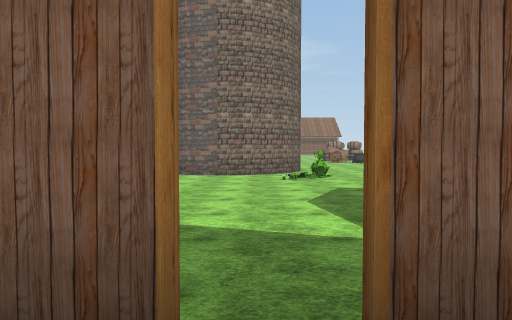
View 1 (above)

21 first-person views from a walk through a Unity game level. The camera is 1.3 m above the floor, tilts 2° down and sees 70° across. The floor is counted in squares, 2 m on a side. Each view is taken from the middle of a square. On the plan, view 1 faces up. The plan holds only what a view shows up to about 11 squares ahead; the rest is blank. The place goes on beyond the plan. The terrain is drawn as flat ground. The player is left out. Some surface patterns are stand-ins.

View 2
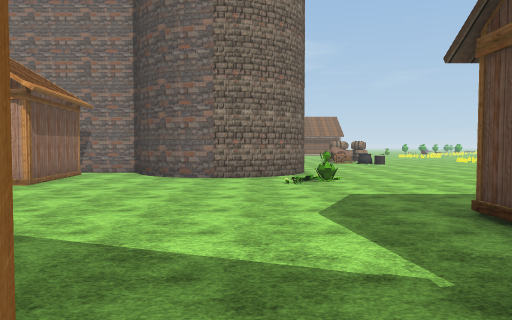

View 3
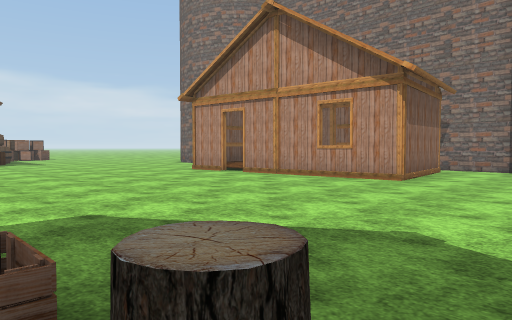

View 4
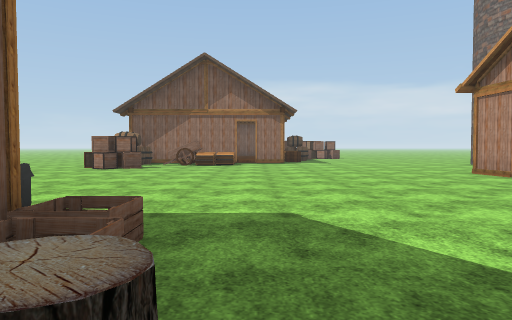

View 5
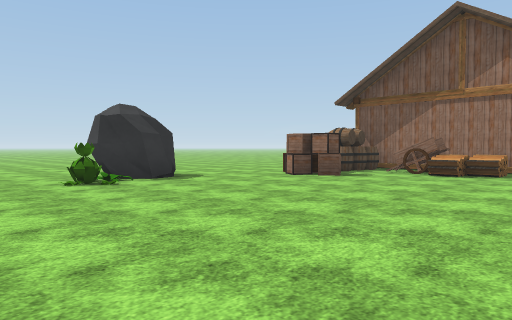

View 6
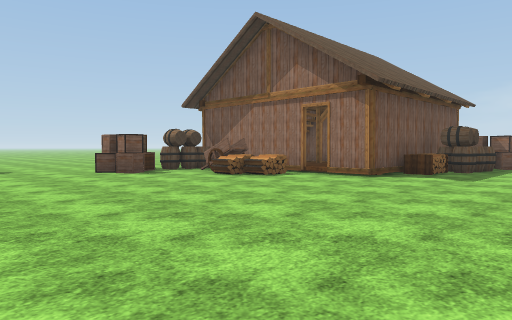

View 7
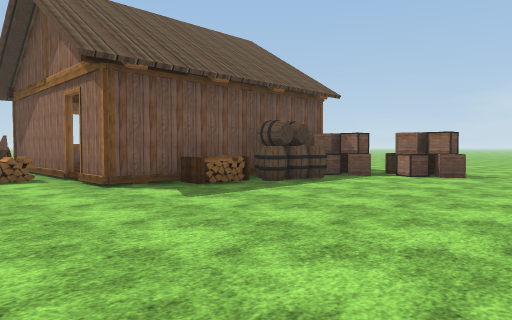

View 8
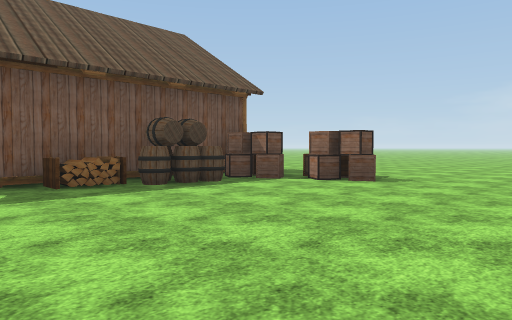

View 9
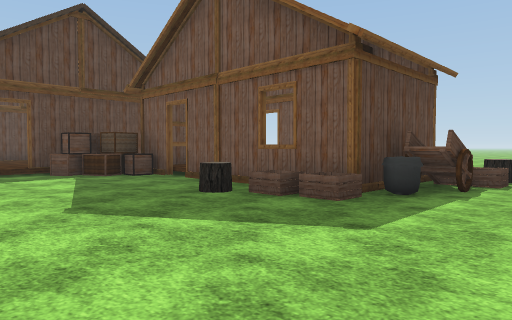

View 10
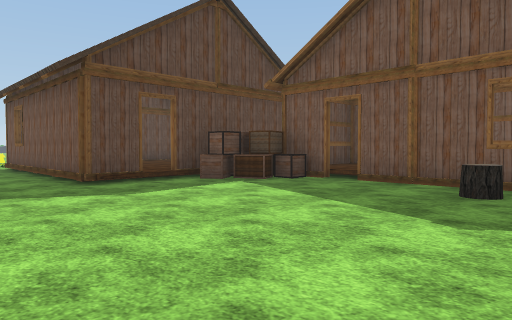

View 11
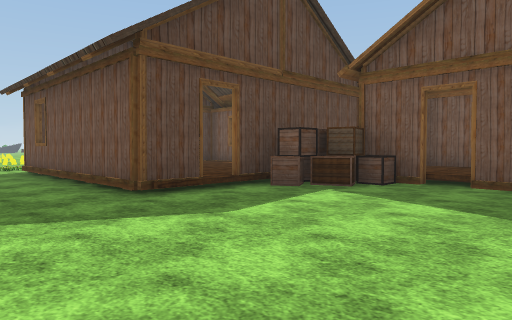

View 12
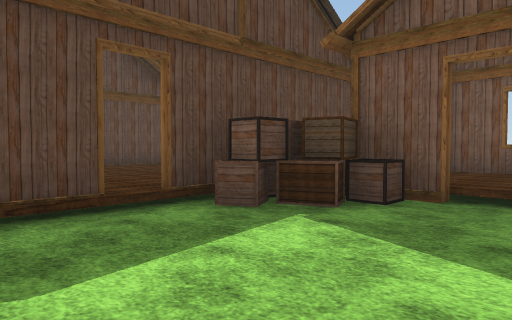

View 13
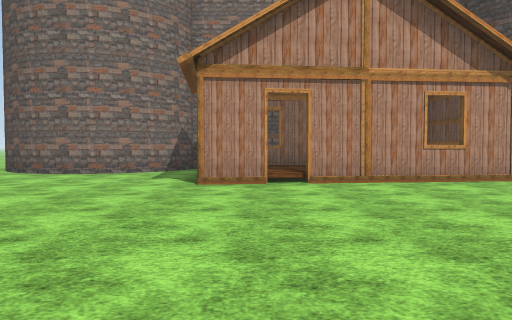

View 14
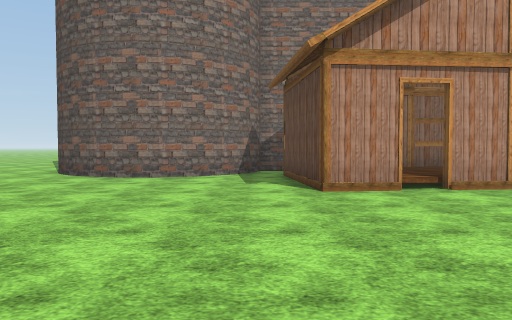

View 15
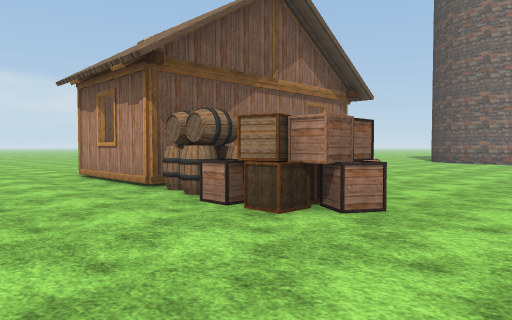

View 16
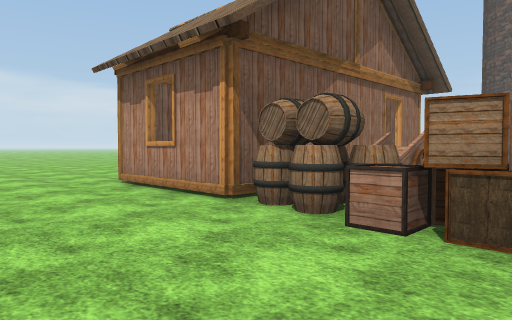

View 17
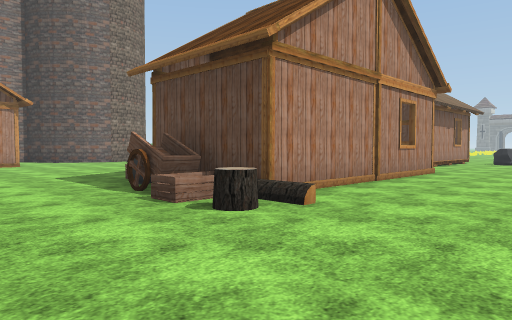

View 18
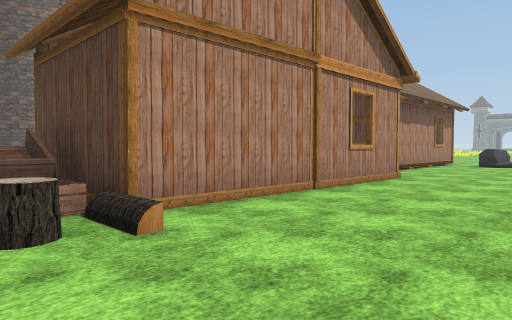

View 19
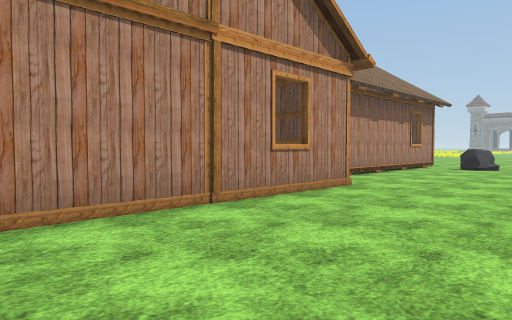

View 20
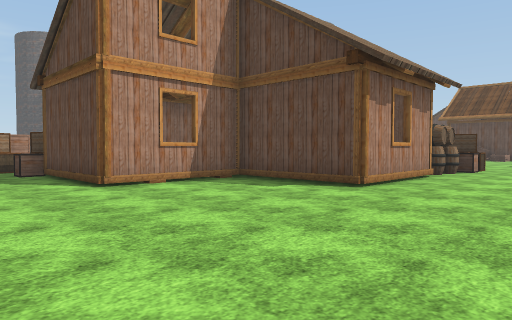

View 21
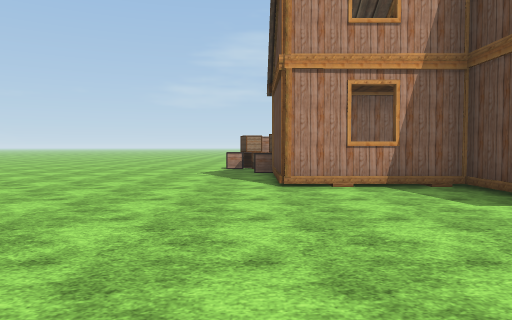

### Floor plan
Key: @ floor where view 1 was taken; # wall or solid block; . main floor; : floor 0.25 m higher than the main floor; ^ raised ledge; P plant; H house; C crate; B box; W wagon; A barrel; R rock; O other object.
Columns run from 25 left of view 1 to 10 right of it. Each row starts with its distance up from view 1.
 14       ..
 13       ..    #####  ####
 12        .#####..HHHHHH.## ##.....
 11       ....##..HH    H..###......
 10  .............H     H.....P.....
  9 ..............HHHHHHH.....O....
  8 ..............................
  7 ..BB............................
  6 .BBB........................HHHHHHHO
  5 ..BBAAA^....................H:    H
  4 ..BBHAHHH...................:     H
  3 ..HH    H..................BB     H
  2 ..HH    H^^..........CC...BB      H
  1 ...HHHH HWW.........^HHHH::HH     H
  0 .....HH HWW.........W    @ HHHHHHHH
 -1 .....HH HA..B.......CH     H.....
 -2 ......HHHAABB......#.HHHHHHH.....R
 -3 ...............RP.................
 -4 ...............RR.............
 -5 ....     ...... .........

Where each view was taken, in squares from view 1:
view 1: 0 up, 0 right, facing up
view 2: 1 up, 0 right, facing up
view 3: 2 up, 2 left, facing up-left
view 4: 3 up, 2 left, facing left
view 5: 4 up, 6 left, facing down-left
view 6: 8 up, 9 left, facing down-left
view 7: 10 up, 14 left, facing down-left
view 8: 11 up, 16 left, facing down-left
view 9: 6 up, 7 left, facing down-right
view 10: 8 up, 4 left, facing down-right
view 11: 8 up, 2 left, facing down-right
view 12: 6 up, 1 left, facing down-right
view 13: 2 up, 10 left, facing up
view 14: 3 up, 12 left, facing up
view 15: 5 down, 11 left, facing up-left
view 16: 5 down, 13 left, facing up-left
view 17: 5 down, 8 left, facing up-right
view 18: 5 down, 6 left, facing up-right
view 19: 5 down, 4 left, facing up-right
view 20: 5 down, 25 left, facing up-right
view 21: 5 down, 23 left, facing up
